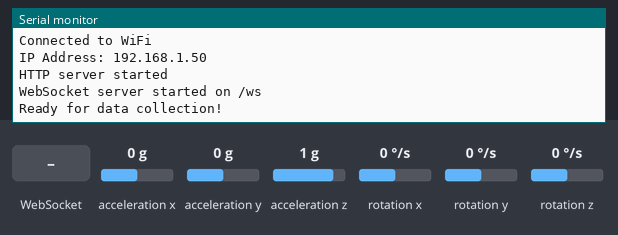
Recording of a sketch running on a simulated ESP32-C3. Shown: the last lines printed to the serial monitor. Inputs (shaded band) come from the test bench; at power-on: acceleration x 0 g, acceleration y 0 g, acceleration z 1 g, rotation x 0 °/s, rotation y 0 °/s, rotation z 0 °/s. WiFi joins after 1.5 s; servers stay silent unless stated.

Above: at 6.2 s.
6.3 s: WebSocket text "start" received
At 7.6 s:
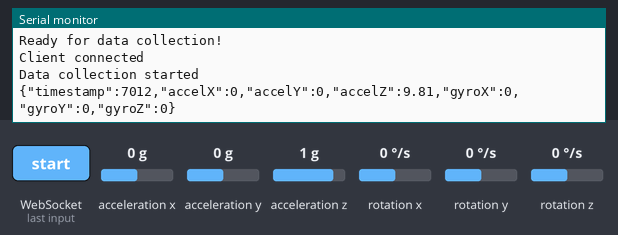
7.8 s: WebSocket text "stop" received
At 9.3 s:
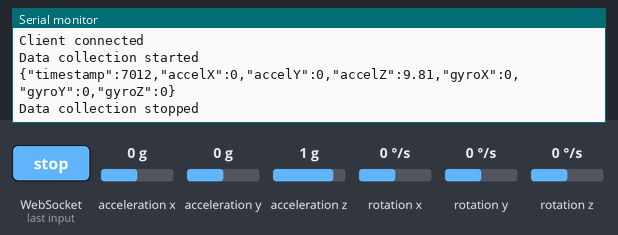

The sketch:

do_luc.ino
```cpp
#include <WiFi.h>
#include <ESPAsyncWebServer.h>
#include <AsyncTCP.h>
#include <MPU6050_tockn.h>
#include <Wire.h>
#include <ArduinoJson.h>

// WiFi credentials
const char* ssid = "WIFI PT";
const char* password = "123456789";

// I2C pins for ESP32-C3
#define I2C_SDA 3
#define I2C_SCL 4

// MPU6050 setup
TwoWire I2C = TwoWire(0);
MPU6050 mpu(I2C);

// Web server
AsyncWebServer server(80);
AsyncWebSocket ws("/ws");

// Variables
bool isRunning = false;
unsigned long lastTime = 0;
const unsigned long SAMPLE_INTERVAL = 50; // 50ms = 20Hz sampling rate

// Data structure
struct SensorData {
  unsigned long timestamp;
  float accelX;
  float accelY;
  float accelZ;
  float gyroX;
  float gyroY;
  float gyroZ;
};

void onWsEvent(AsyncWebSocket *server, AsyncWebSocketClient *client, AwsEventType type, void *arg, uint8_t *data, size_t len) {
  if (type == WS_EVT_CONNECT) {
    Serial.println("Client connected");
    // Send current status
    client->text("{\"status\":\"connected\",\"sampleRate\":" + String(1000/SAMPLE_INTERVAL) + "}");
  }
  else if (type == WS_EVT_DISCONNECT) {
    Serial.println("Client disconnected");
  }
  else if (type == WS_EVT_DATA) {
    String message = "";
    for (size_t i = 0; i < len; i++) {
      message += (char)data[i];
    }

    if (message == "start") {
      isRunning = true;
      Serial.println("Data collection started");
    }
    else if (message == "stop") {
      isRunning = false;
      Serial.println("Data collection stopped");
    }
  }
}

void setup() {
  Serial.begin(115200);

  // Initialize I2C
  I2C.begin(I2C_SDA, I2C_SCL);
  mpu.begin();
  mpu.calcGyroOffsets();
  Serial.println("MPU6050 initialized");

  // Connect to WiFi
  WiFi.begin(ssid, password);
  while (WiFi.status() != WL_CONNECTED) {
    delay(1000);
    Serial.println("Connecting to WiFi...");
  }
  Serial.println("Connected to WiFi");
  Serial.print("IP Address: ");
  Serial.println(WiFi.localIP());

  // WebSocket setup
  ws.onEvent(onWsEvent);
  server.addHandler(&ws);

  // Simple API endpoint to get current data
  server.on("/data", HTTP_GET, [](AsyncWebServerRequest *request){
    mpu.update();

    DynamicJsonDocument doc(200);
    doc["timestamp"] = millis();
    doc["accelX"] = mpu.getAccX() * 9.81; // Convert to m/s²
    doc["accelY"] = mpu.getAccY() * 9.81;
    doc["accelZ"] = mpu.getAccZ() * 9.81;
    doc["gyroX"] = mpu.getGyroX();
    doc["gyroY"] = mpu.getGyroY();
    doc["gyroZ"] = mpu.getGyroZ();

    String response;
    serializeJson(doc, response);
    request->send(200, "application/json", response);
  });

  // Status endpoint
  server.on("/status", HTTP_GET, [](AsyncWebServerRequest *request){
    request->send(200, "text/plain", "ESP32 Wave Sensor Ready");
  });

  server.begin();
  Serial.println("HTTP server started");
  Serial.println("WebSocket server started on /ws");
  Serial.println("Ready for data collection!");
}

void loop() {
  if (isRunning && millis() - lastTime >= SAMPLE_INTERVAL) {
    lastTime = millis();

    // Update MPU6050
    mpu.update();

    // Create JSON data
    DynamicJsonDocument doc(300);
    doc["timestamp"] = millis();
    doc["accelX"] = mpu.getAccX() * 9.81; // m/s²
    doc["accelY"] = mpu.getAccY() * 9.81;
    doc["accelZ"] = mpu.getAccZ() * 9.81;
    doc["gyroX"] = mpu.getGyroX();
    doc["gyroY"] = mpu.getGyroY();
    doc["gyroZ"] = mpu.getGyroZ();

    // Send to all connected clients
    String jsonString;
    serializeJson(doc, jsonString);
    ws.textAll(jsonString);

    // Also print to Serial for debugging
    Serial.println(jsonString);
  }
  delay(1000);
  // Clean up disconnected clients
  ws.cleanupClients();
}
```

Measured:
- after the input at 6.3 s, the serial monitor: prints a new line at once (image 1)
- after the input at 7.8 s, the serial monitor: prints a new line at once (image 2)
